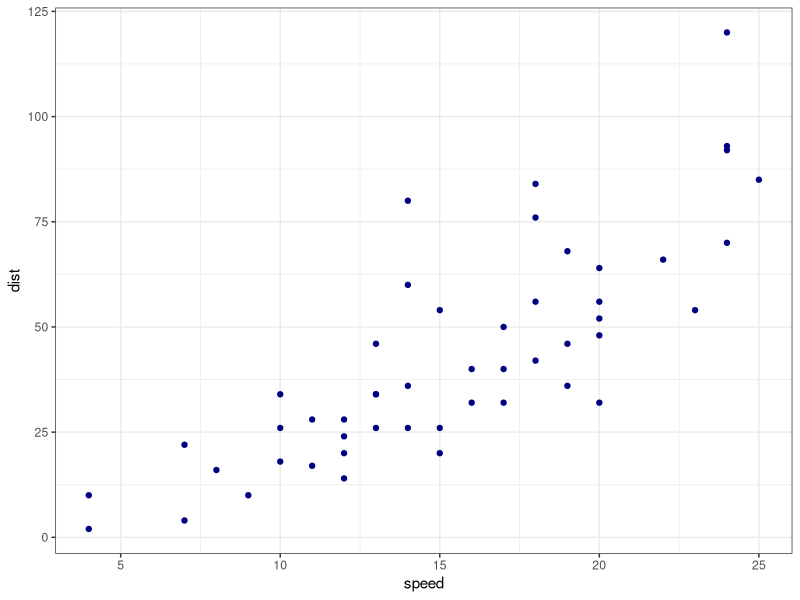
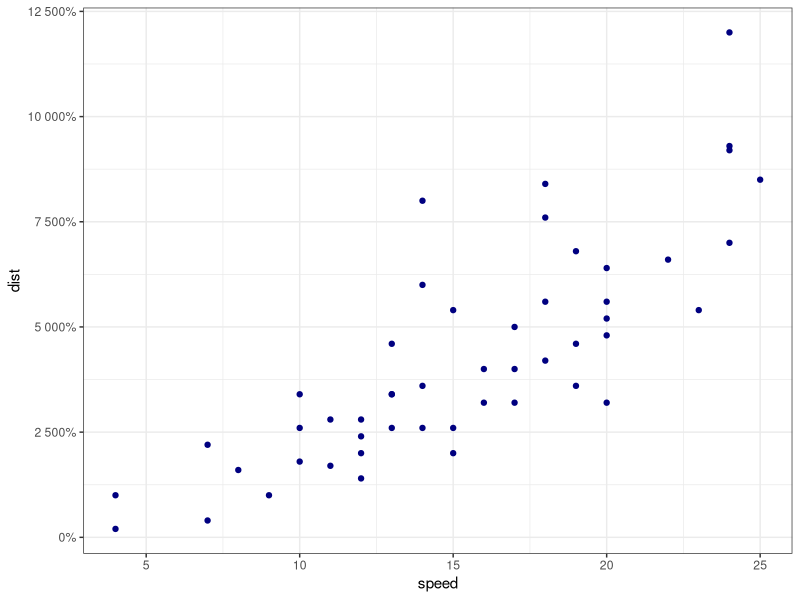
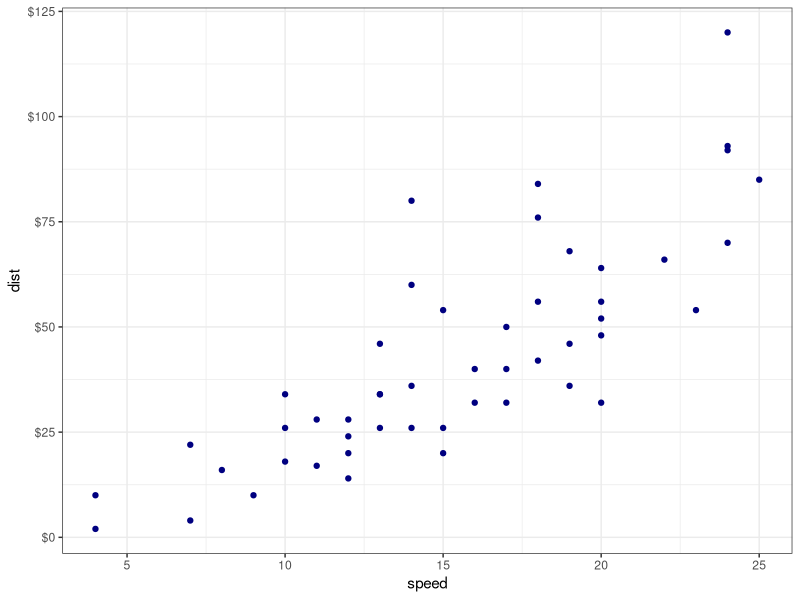
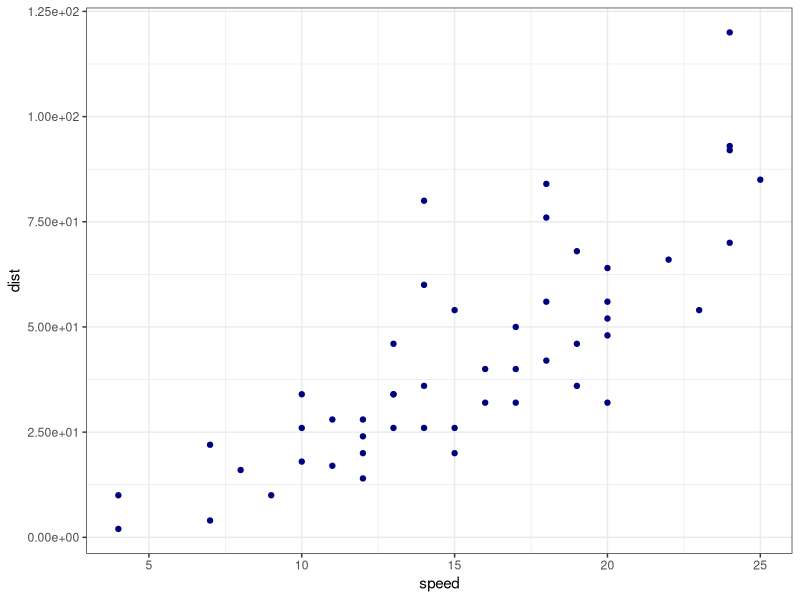
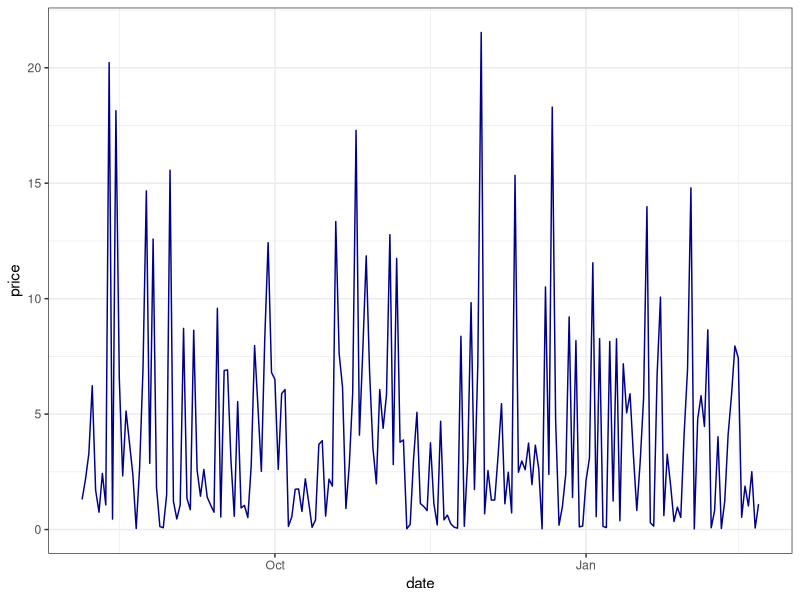
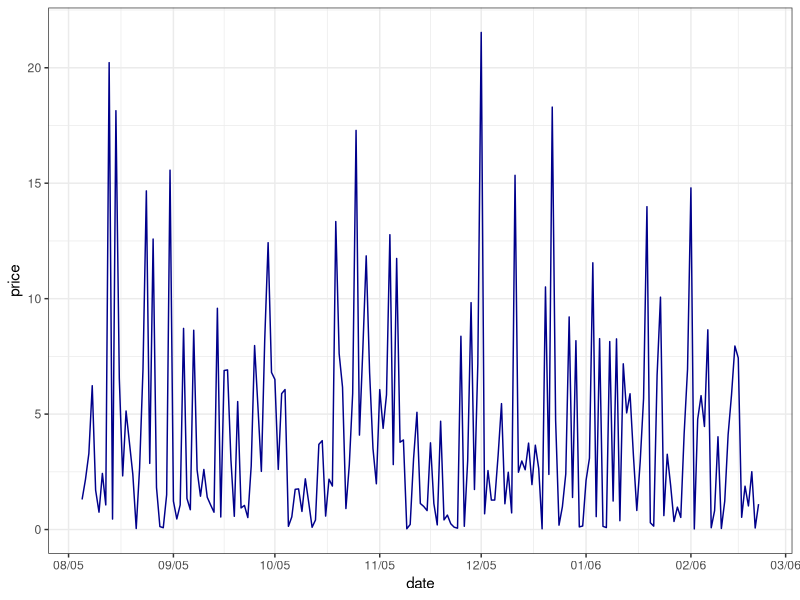
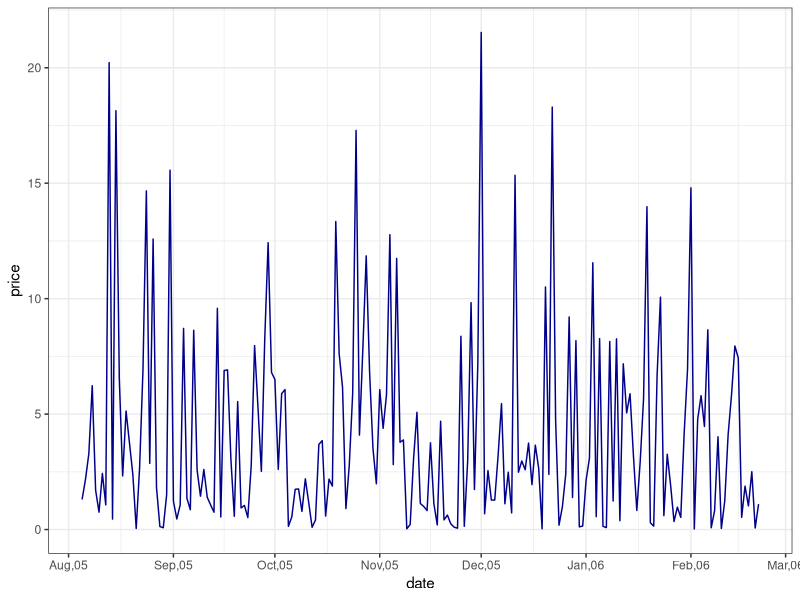

R code for these plots, in order:
## ---- chunk 1
knitr::opts_chunk$set(warning = F, message = F)
## ---- chunk 2
# Gọi library
library(tidyverse)
library(scales)
# Sử dụng theme_bw cho tất cả các biểu đồ
theme_set(theme_bw())
## ---- chunk 3
# Tạo biểu đồ cơ bản
p <- ggplot(cars, aes(x = speed, y = dist)) + 
  geom_point(col = "navy")
p
## ---- chunk 4
p + scale_y_continuous(labels = percent)
## ---- chunk 5
# dollar
p + scale_y_continuous(labels = dollar)
## ---- chunk 6
p + scale_y_continuous(labels = scientific)
## ---- chunk 7
df <- data.frame(
  date = seq(13000, 13200, by = 1) %>% lubridate::as_date(),
  price = runif(201)*10*abs(rnorm(201,0,1)))
head(df)
## ---- chunk 8
p2 <- ggplot(data=df, 
             aes(x=date, y=price)) + 
  geom_line(col = "darkblue")
p2
## ---- chunk 9
library(scales)

# Format : tháng/ngày
p2 + scale_x_date(breaks = date_breaks("month"),
  labels = date_format("%m/%y")) 

# Format: tháng, năm - hiển thị ký tự tiếng Anh
p2 + scale_x_date(breaks = date_breaks("months"),
                  labels = date_format("%b,%y"))
